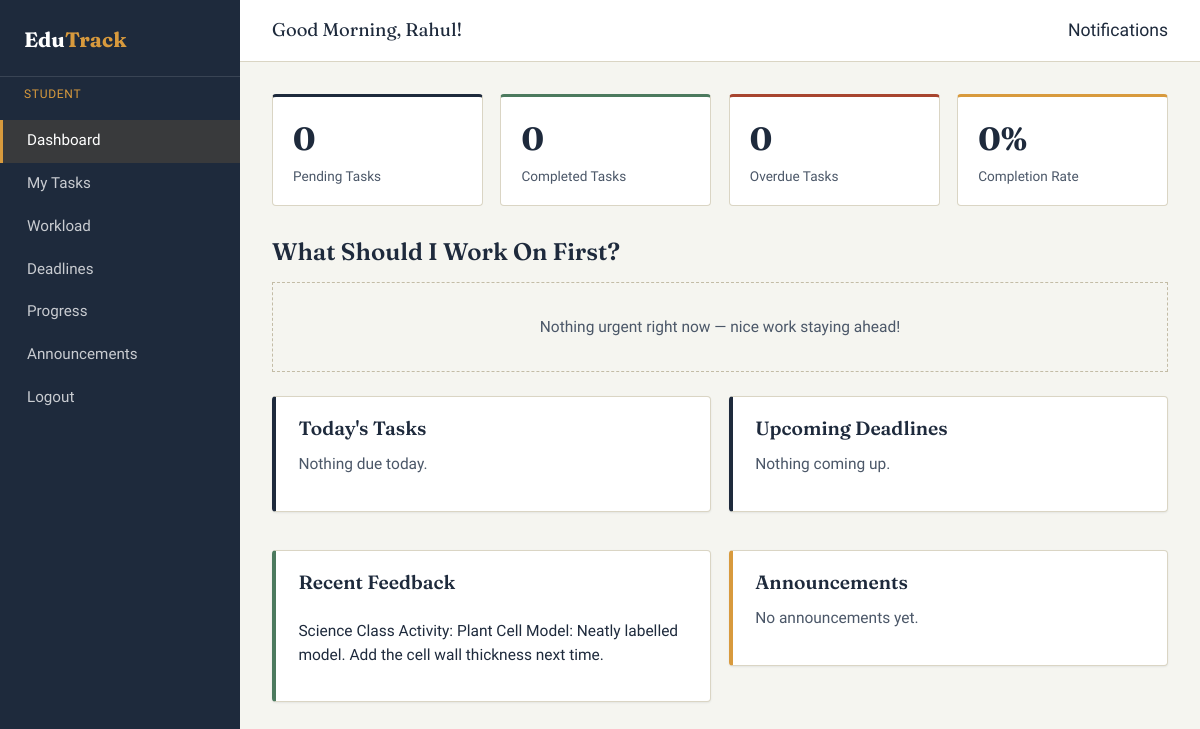
Page /dashboard/student/ (signed in) on the earlier database version.
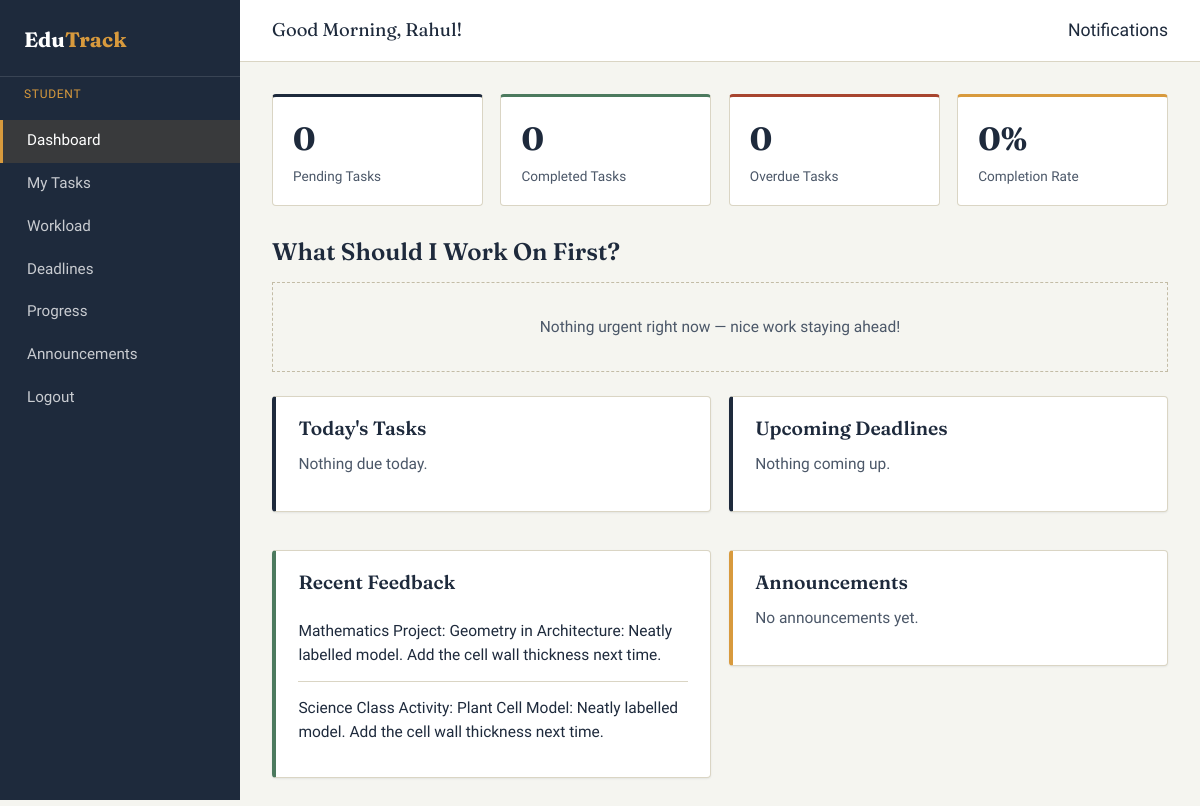
Same page on the later database version.
### submissions/models.py (models this page shows, shortened)
class Submission(models.Model):
    task = models.ForeignKey('tasks.Task', on_delete=models.CASCADE, related_name='submissions')
    student = models.ForeignKey('accounts.StudentProfile', on_delete=models.CASCADE, related_name='submissions')
    text_answer = models.TextField(blank=True)
    file = models.FileField(upload_to=submission_file_path, blank=True, null=True)
    image = models.ImageField(upload_to=submission_image_path, blank=True, null=True)
    status = models.CharField(max_length=20, choices=STATUS_CHOICES, default='pending')
    marks_obtained = models.PositiveIntegerField(null=True, blank=True)
    feedback = models.TextField(blank=True)
    is_resubmission_allowed = models.BooleanField(default=False)
    submission_count = models.PositiveIntegerField(default=0)
    submitted_at = models.DateTimeField(null=True, blank=True)
    reviewed_at = models.DateTimeField(null=True, blank=True)
    created_at = models.DateTimeField(auto_now_add=True)
    updated_at = models.DateTimeField(auto_now=True)
    class Meta:
        unique_together = ('task', 'student')
        ordering = ['-updated_at']

### tasks/models.py (models this page shows, shortened)
class Task(models.Model):
    title = models.CharField(max_length=200)
    description = models.TextField(blank=True)
    teacher = models.ForeignKey('accounts.TeacherProfile', on_delete=models.CASCADE, related_name='tasks')
    subject = models.ForeignKey('academics.Subject', on_delete=models.CASCADE, related_name='tasks')
    class_assigned = models.ForeignKey(
        'academics.ClassRoom', on_delete=models.SET_NULL, null=True, blank=True, related_name='tasks'
    )
    student = models.ForeignKey(
        'accounts.StudentProfile', on_delete=models.SET_NULL, null=True, blank=True, related_name='individual_tasks',
        help_text='Set this to assign the task to a single student instead of a whole class.'
    )
    task_type = models.CharField(max_length=20, choices=TASK_TYPE_CHOICES, default='homework')
    difficulty = models.CharField(max_length=10, choices=DIFFICULTY_CHOICES, default='medium')
    importance = models.CharField(max_length=10, choices=IMPORTANCE_CHOICES, default='normal')
    estimated_hours = models.DecimalField(max_digits=4, decimal_places=1, default=1.0,
                                           help_text='Estimated completion time, in hours.')
    max_marks = models.PositiveIntegerField(default=10)
    due_date = models.DateTimeField()
    attachment = models.FileField(upload_to=task_attachment_path, blank=True, null=True)
    created_at = models.DateTimeField(auto_now_add=True)
    updated_at = models.DateTimeField(auto_now=True)
    class Meta:
        ordering = ['due_date']

### dashboard/views.py (the view)
# urls.py: path('student/', views.student_dashboard, name='student_dashboard'),
@student_required
def student_dashboard(request):
    student = request.user.student_profile
    buckets = services.student_task_buckets(student)
    priority_tasks = services.smart_priority_for_student(student)
    conflicts = services.deadline_conflicts(student)
    missed = services.missed_task_warning(student)
    feedback = services.recent_feedback(student)
    from notifications.views import _announcements_for_user
    announcements = _announcements_for_user(request.user)[:5]
    return render(request, 'dashboard/student_dashboard.html', {
        **buckets,
        'priority_tasks': [(t, t.smart_priority_reason()) for t in priority_tasks],
        'conflicts': conflicts,
        'missed': missed,
        'feedback': feedback,
        'announcements': announcements,
    })

### dashboard/services.py (called while the page is built, shortened)
def get_tasks_for_student(student):
    return list(Task.objects.filter(
        Q(student=student) | Q(class_assigned__students=student)
    ).distinct().select_related('subject', 'teacher__user'))

def get_submission_map(student):
    return {s.task_id: s for s in Submission.objects.filter(student=student)}

def student_task_buckets(student):
    now = timezone.now()
    today_end = now.replace(hour=23, minute=59, second=59)
    tasks = get_tasks_for_student(student)
    sub_map = get_submission_map(student)
    pending, completed, overdue, today, upcoming = [], [], [], [], []
    upcoming.sort(key=lambda t: t.due_date)
    total = len(tasks)
    completion_rate = round((len(completed) / total) * 100, 1) if total else 0
    return {
        'all_tasks': tasks,
        'pending': pending,
        'completed': completed,
        'overdue': overdue,
        'today': today,
        'upcoming': upcoming[:5],
        'completion_rate': completion_rate,
        'sub_map': sub_map,
    }

def recent_feedback(student, limit=5):
    return Submission.objects.filter(
        student=student, status='reviewed'
    ).exclude(feedback='').order_by('-reviewed_at')[:limit]

### dashboard/templates/dashboard/student_dashboard.html (shortened to what this page needs)
{% extends "base.html" %}
{% block topbar_title %}Good Morning, {{ user.first_name|default:user.username }}!{% endblock %}
{% block content %}
<div class="grid grid-cols-4">
  <div class="stat-card accent-ink"><span class="value">{{ pending|length }}</span><span class="label">Pending Tasks</span></div>
  <div class="stat-card accent-sage"><span class="value">{{ completed|length }}</span><span class="label">Completed Tasks</span></div>
  <div class="stat-card accent-brick"><span class="value">{{ overdue|length }}</span><span class="label">Overdue Tasks</span></div>
  <div class="stat-card accent-marigold"><span class="value">{{ completion_rate }}%</span><span class="label">Completion Rate</span></div>
</div>
<div class="section-title"><h2>What Should I Work On First?</h2></div>
{% for t, reason in priority_tasks %}
  <div class="card priority-card priority-{{ t.smart_priority_label|lower }}">
    <div class="flex-between">
      <strong><a href="{% url 'tasks:student_task_detail' t.pk %}">{{ t.title }}</a></strong>
      <span class="badge badge-{{ t.smart_priority_label|lower }}">{{ t.smart_priority_label }}</span>
    </div>
    <p class="reason">{{ reason }}</p>
  </div>
{% empty %}
  <div class="empty-state">Nothing urgent right now — nice work staying ahead!</div>
{% endfor %}
<div class="grid grid-cols-2" style="align-items:start; margin-top:1.5rem;">
  <div class="card">
    <h3>Today's Tasks</h3>
    {% for t in today %}
      <div class="task-row"><span>{{ t.title }}</span><span class="task-meta">{{ t.due_date|date:"H:i" }}</span></div>
    {% empty %}<p class="muted">Nothing due today.</p>{% endfor %}
  </div>
  <div class="card">
    <h3>Upcoming Deadlines</h3>
    {% for t in upcoming %}
      <div class="task-row"><span>{{ t.title }}</span><span class="task-meta">{{ t.due_date|date:"d M" }}</span></div>
    {% empty %}<p class="muted">Nothing coming up.</p>{% endfor %}
  </div>
  <div class="card card--sage">
    <h3>Recent Feedback</h3>
    {% for f in feedback %}
      <div class="task-row"><span>{{ f.task.title }}: {{ f.feedback|truncatewords:12 }}</span></div>
    {% empty %}<p class="muted">No feedback yet.</p>{% endfor %}
  </div>
  <div class="card card--accent">
    <h3>Announcements</h3>
    {% for a in announcements %}
      <div class="task-row"><span>{{ a.title }}</span><span class="task-meta">{{ a.created_at|date:"d M" }}</span></div>
    {% empty %}<p class="muted">No announcements yet.</p>{% endfor %}
  </div>
</div>
{% endblock %}

Differences in the rows shown:
now on this page (row edited): Submission: task "Mathematics Project: Geometry in Architecture", feedback "Neatly labelled model. Add the cell wall thickness next time."
